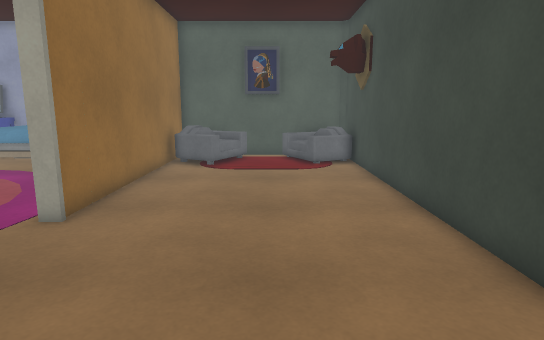
view 1 (above)

18 first-person views from a walk through a 3-D level made in the Unity game engine. The camera is 1.3 m above the floor, tilts 10° down and sees 75° across. The floor is counted in squares, 0.5 m on a side. Each view is taken from the middle of a square. On the plan, view 1 faces up. The plan holds only what a view shows up to about 20 squares ahead; the rest is blank. The place goes on beyond the plan. The player character is not drawn. Door leaves are left out, so doorways stand open. Some surface patterns are stand-ins.

view 2
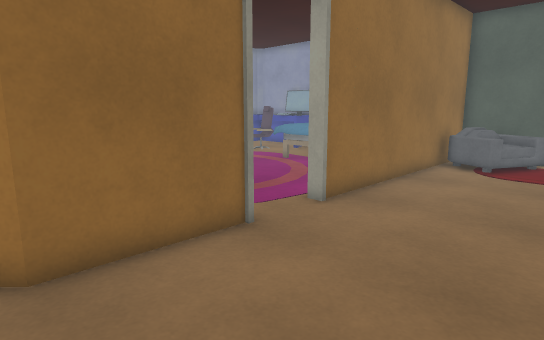

view 3
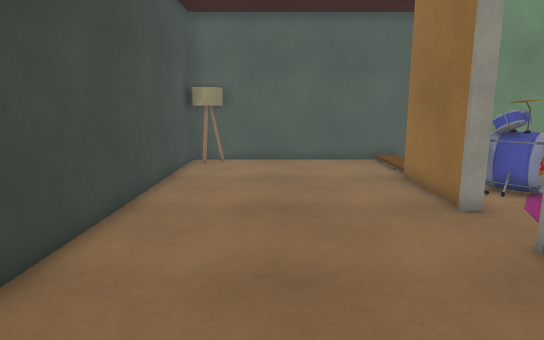

view 4
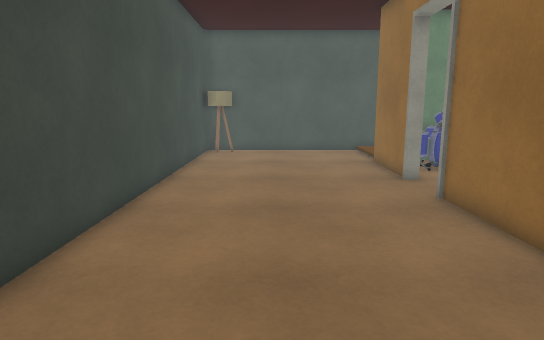

view 5
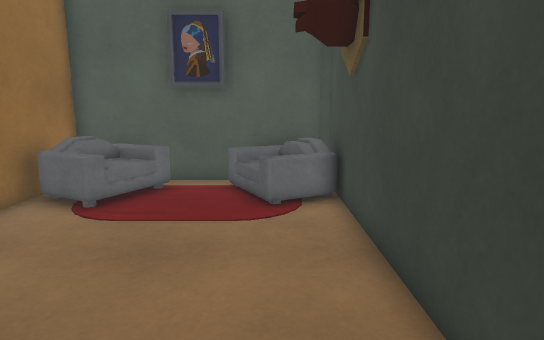

view 6
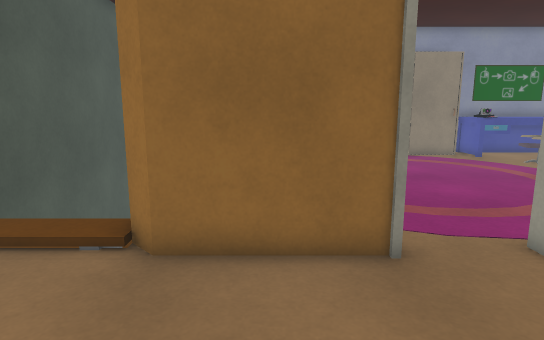

view 7
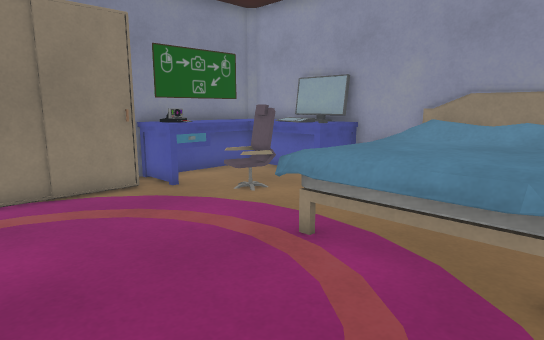

view 8
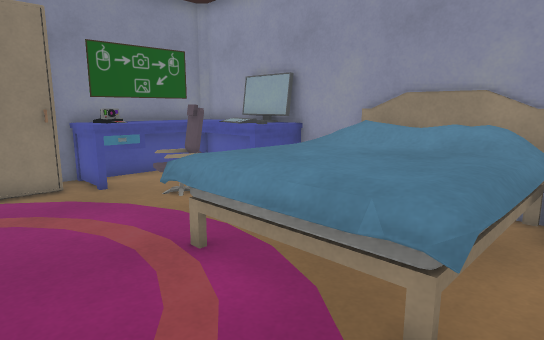

view 9
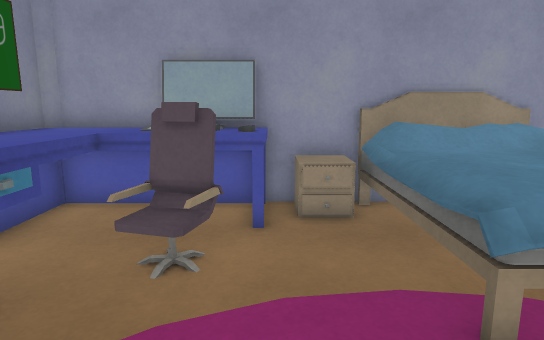

view 10
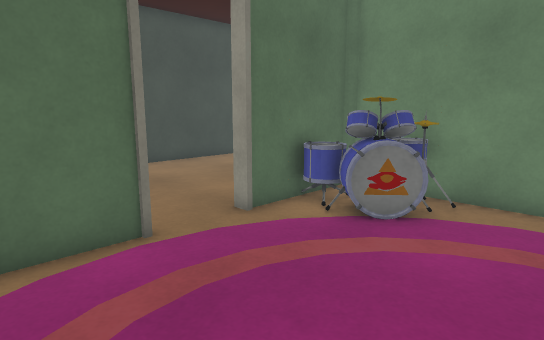

view 11
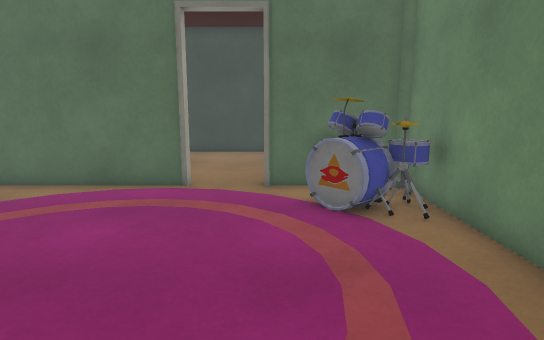

view 12
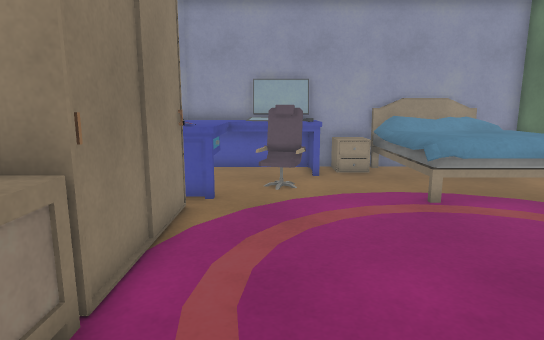

view 13
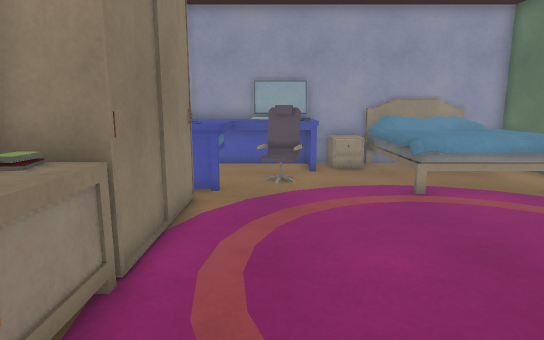

view 14
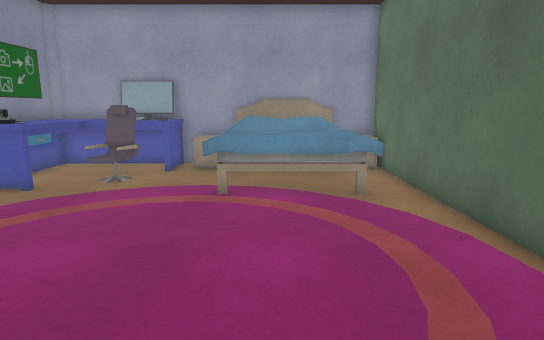

view 15
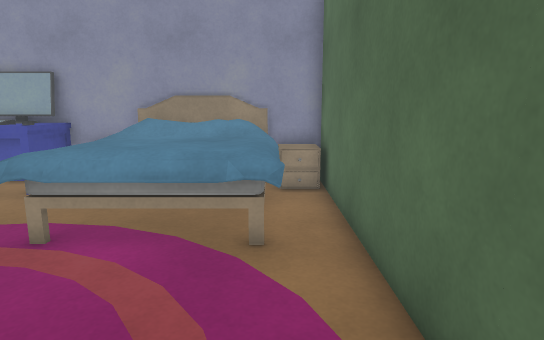

view 16
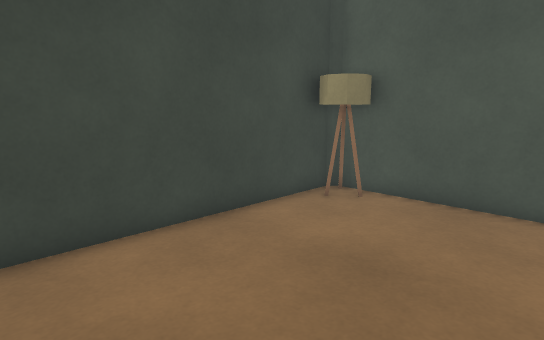

view 17
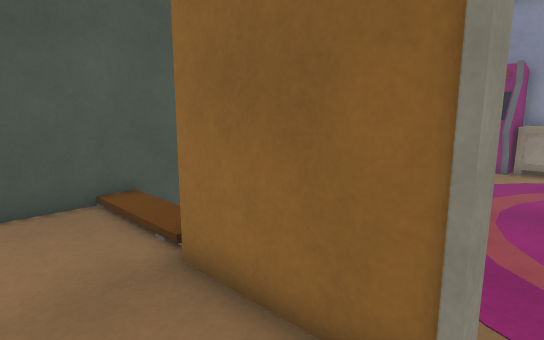

view 18
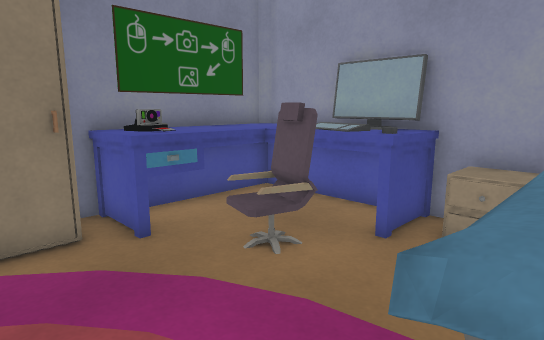

### Floor plan
Key: @ floor where view 1 was taken; # wall or solid block; . main floor; : floor 0.25 m higher than the main floor; / step, stairs or slope; D open door; = window, fence, low wall or low ledge; A armchair; B bed; R rug; U drum; L lamp; E desk; W wardrobe; K books; O other object.
Columns run from 19 left of view 1 to 4 right of it. Each row starts with its distance up from view 1.
 20                  ####
 19        B     B#  A##A
 18  EEEOOBB  BBBB#AAAA.AR
 17  EEEEE.BBBBBB.#AAR  RAA
 16 EE.OO..BBBBBB.#AAA   AAO
 15 EE..O..BBBBBB.#........#
 14 EE.....BBBBBB.#........#
 13  W..  DBBBBBB.#........#
 12  W.   DDD   ..#........#
 11  W     ..   ..#........#
 10  W   .       .#........#
  9  W           .#........#
  8 WW          ..#........#
  7 KR          ..D........#
  6              .D........#
  5   .           #........#
  4    .       UU=#........#
  3    .     .UUUU#........#
  2       ....UUUU#........#
  1       ..###UUU#........#
  0         ######/....@...#
 -1              :/........#
 -2              :/.......L#
 -3              :/......LL#
 -4       ##################

Where each view was taken, in squares from view 1:
view 1: 0 up, 0 right, facing up
view 2: 0 up, 1 right, facing up-left
view 3: 14 up, 0 right, facing down
view 4: 18 up, 0 right, facing down
view 5: 7 up, 2 right, facing up
view 6: 3 up, 1 right, facing left
view 7: 8 up, 7 left, facing up-left
view 8: 10 up, 6 left, facing up-left
view 9: 10 up, 14 left, facing up
view 10: 11 up, 12 left, facing down-right
view 11: 5 up, 17 left, facing right
view 12: 4 up, 16 left, facing up
view 13: 3 up, 16 left, facing up
view 14: 3 up, 10 left, facing up
view 15: 7 up, 7 left, facing up
view 16: 6 up, 3 left, facing down-right
view 17: 6 up, 2 left, facing down-left
view 18: 11 up, 11 left, facing up-left
